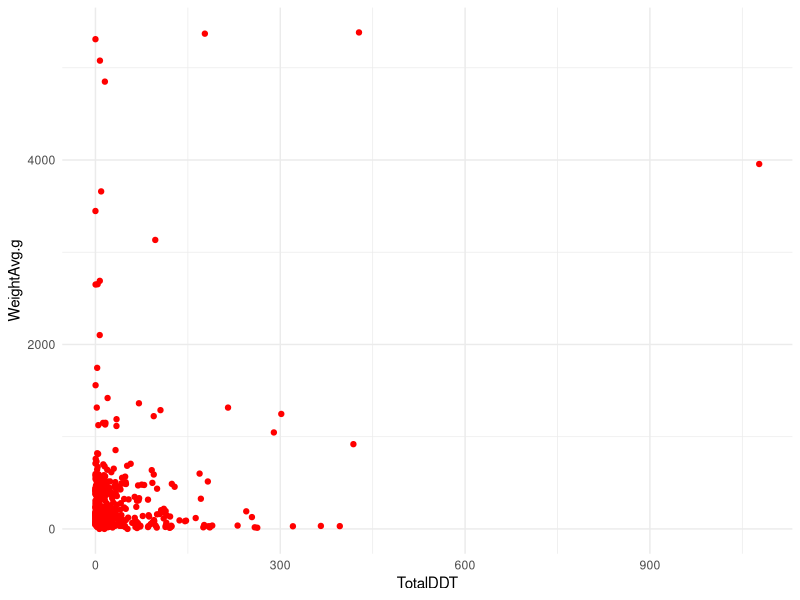
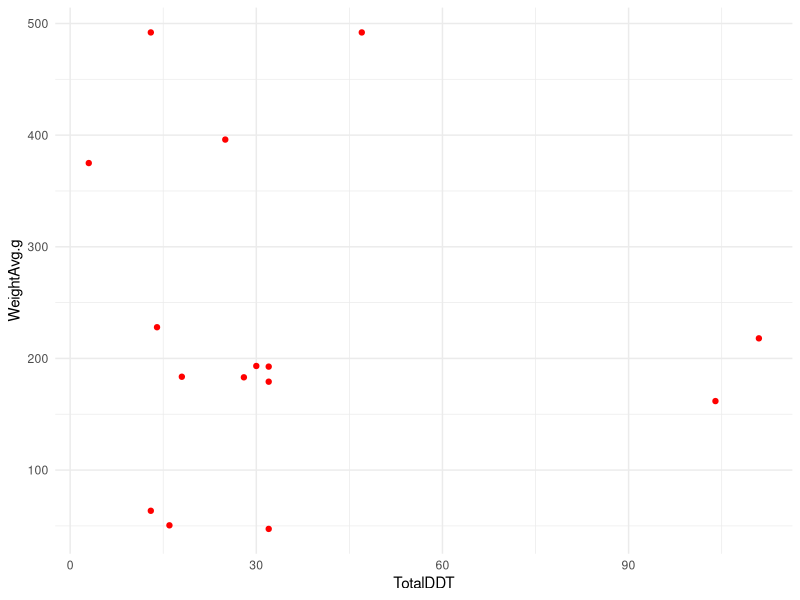

These charts were generated, in order, by the following R code:
# load packages ----
library(palmerpenguins)
library(tidyverse)
library(readr)

southern_fish <- read_csv("single-file-app/data/totalDDX_fish_southernCA.csv")
View(totalDDX_fish_southernCA)

# create scatterplot ----
ggplot(na.omit(southern_fish), 
       aes(x = TotalDDT, y = WeightAvg.g)) +
  geom_point(color = "red") +
  theme_minimal() +
  theme(legend.position = c(0.85, 0.2),
        legend.background = element_rect(color = "white"))

# filter southern_fish df for observations where DDT concentrations >= 1 & <= 150
DDT_df <- southern_fish %>%
  filter(TotalDDT %in% c(1:150))

# plot new, filtered data ----
ggplot(na.omit(DDT_df), 
       aes(x = TotalDDT, y = WeightAvg.g)) +
  geom_point(color = "red") +
  theme_minimal() +
  theme(legend.position = c(0.85, 0.2),
        legend.background = element_rect(color = "white"))